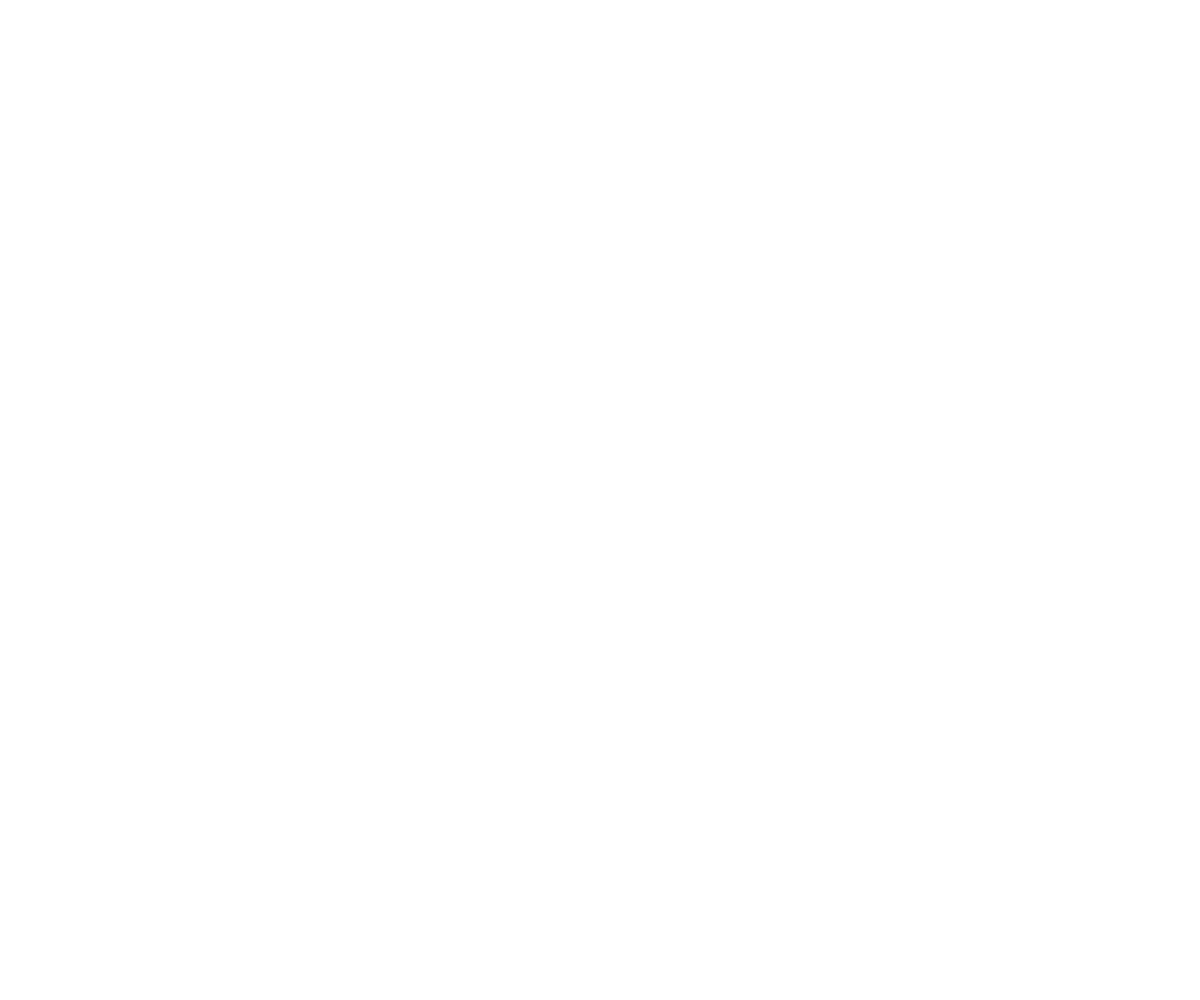
Frame 1 (no input)
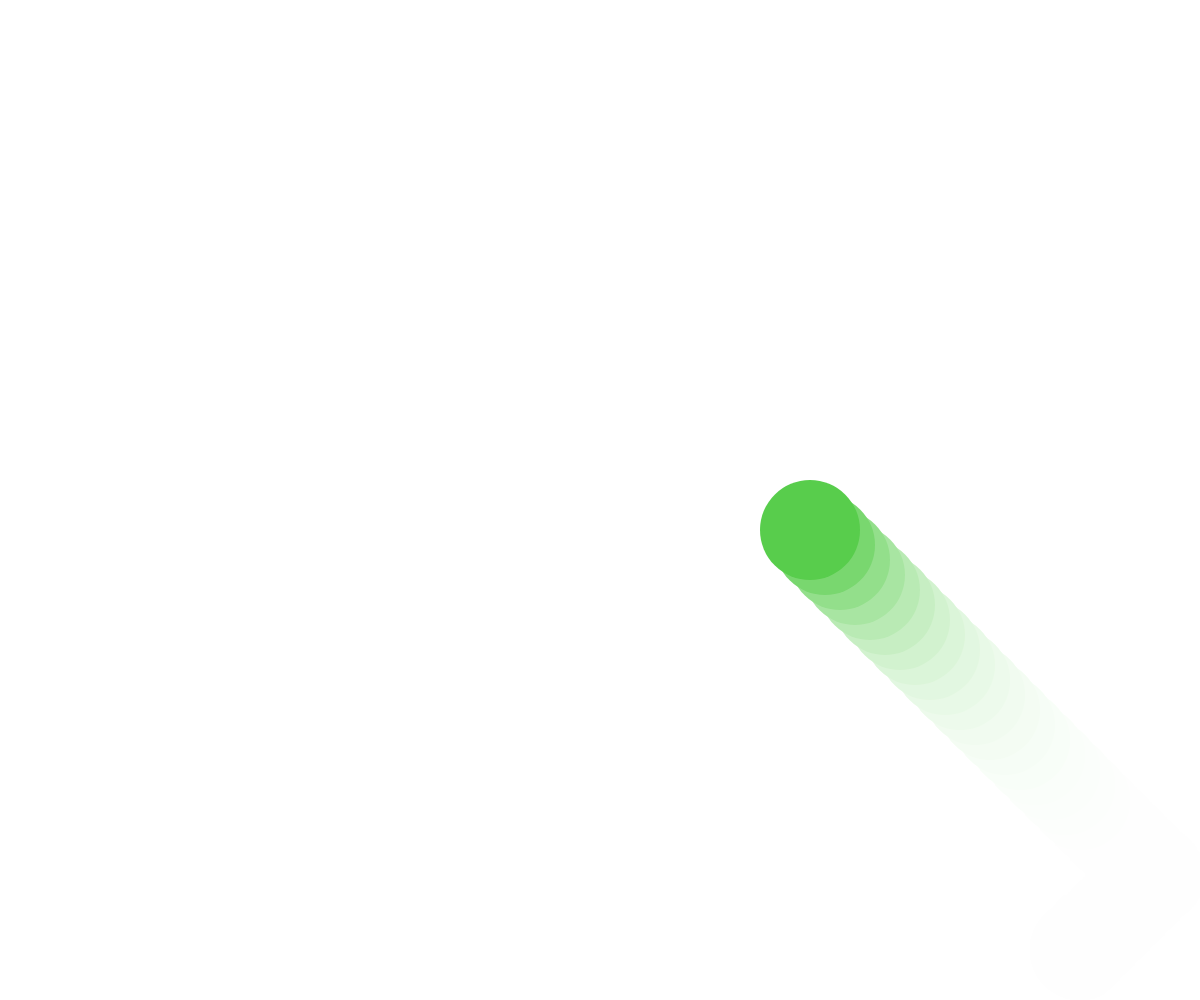
Frame 60 (no input)
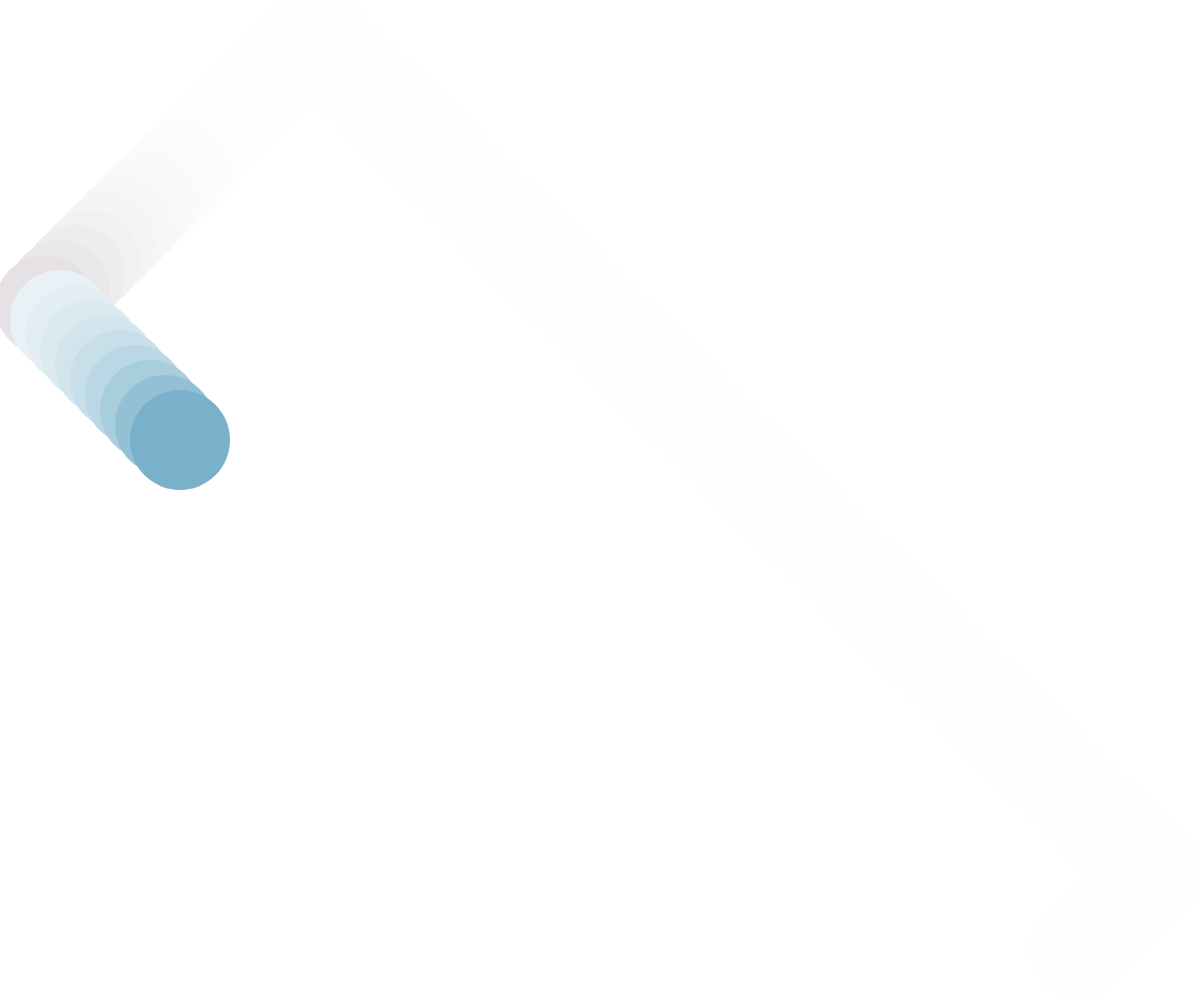
Frame 120 (the mouse pressed at the canvas centre since frame 60)

The p5.js sketch that drew these frames (run headless with seeded random() and noise() and a simulated clock; from frame 60 on, the mouse is pressed at the canvas centre):

// p5.js sketch
// ── sketch.js
var x, y, t, vX, vY;
// t - tamanho
function setup() 
{
  createCanvas (windowWidth, windowHeight);
  
  x=width/2;
  y=height/2;
  t=100;
  vX=15;
  vY=vX;
}

function draw() 
{
  background(255, 50);
  noStroke();

  if (x+t/2>width || x-t/2<0)
  {
    vX = vX*-1; 
    fill(random(255), random(255), random(255));

  }
  if (y+t/2>height || y-t/2<0)
  {
    vY = vY*-1; 
    fill(random(255), random(255), random(255));

  }
  
  x = x + vX;
  y = y + vY;

  ellipse(x, y, t, t);
}

function windowResized() 
{
  resizeCanvas (windowWidth, windowHeight);
}
